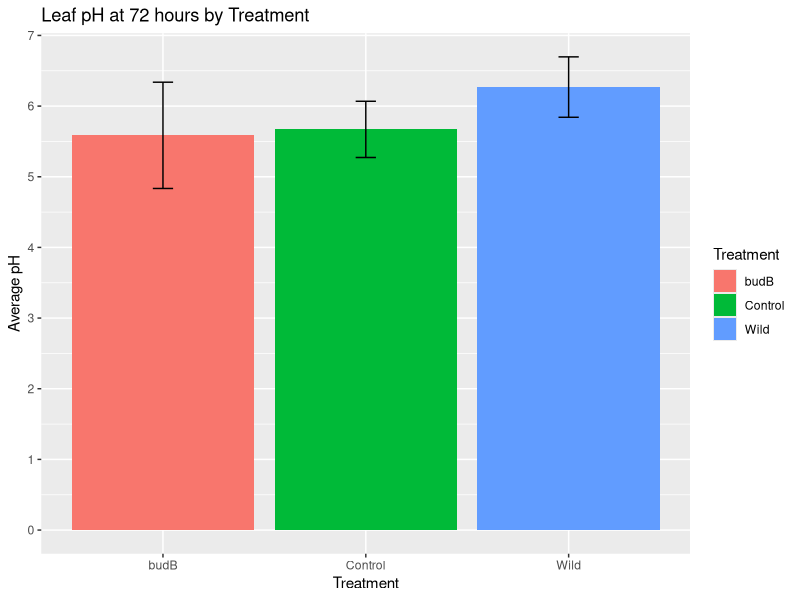
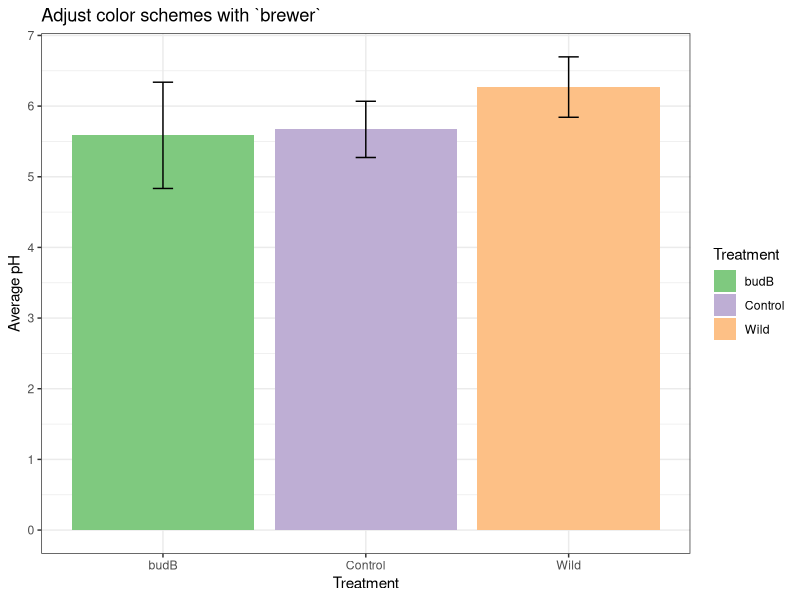
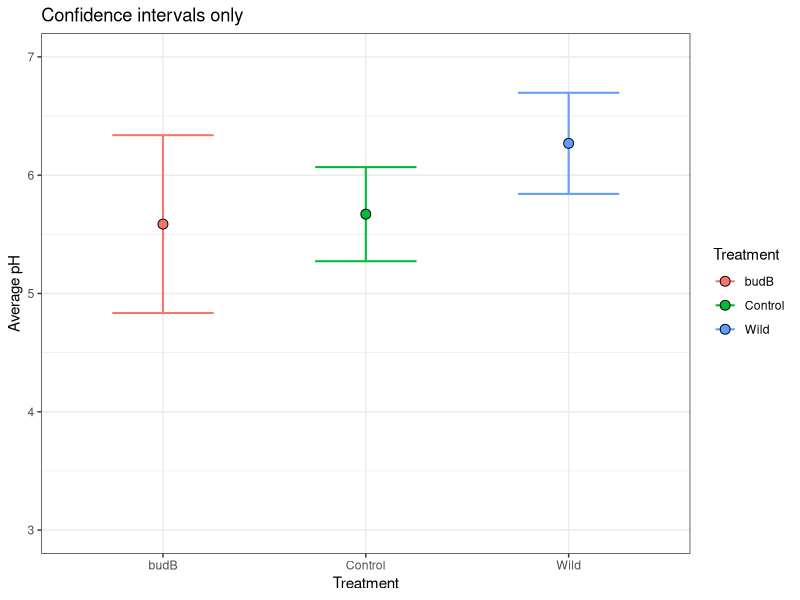
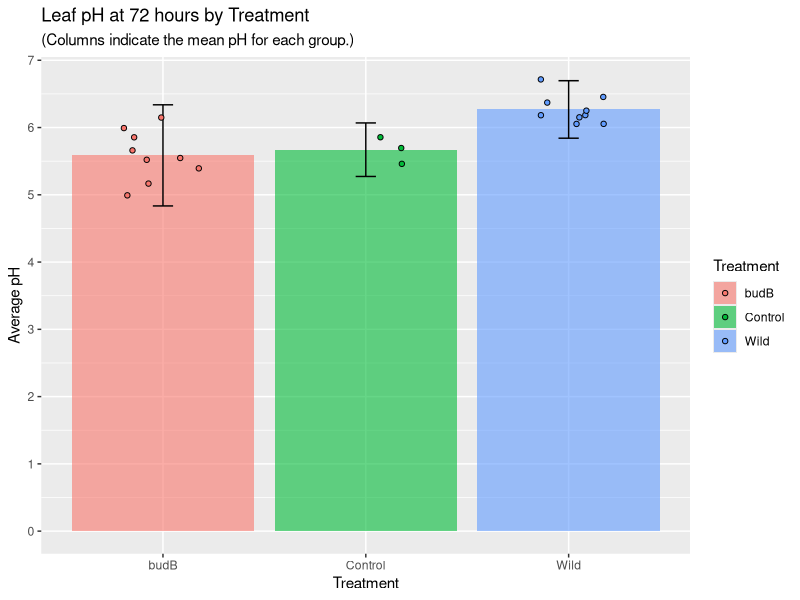
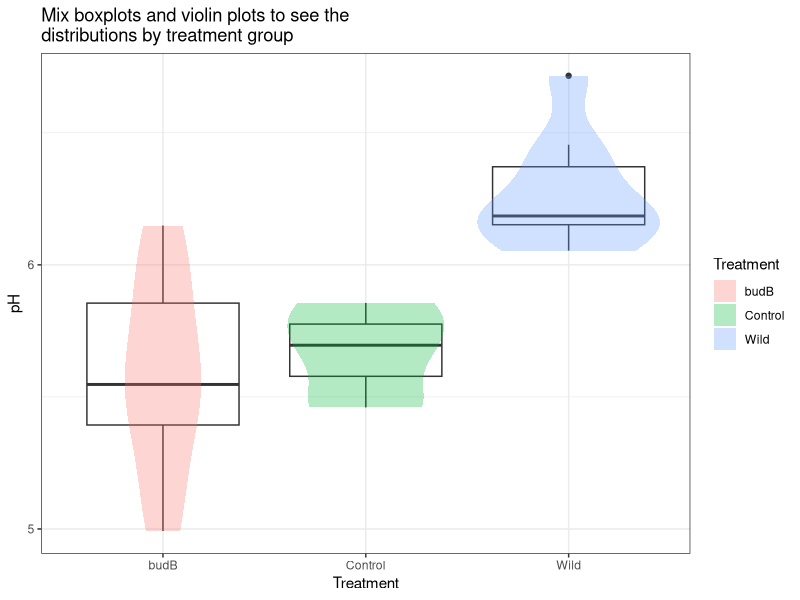
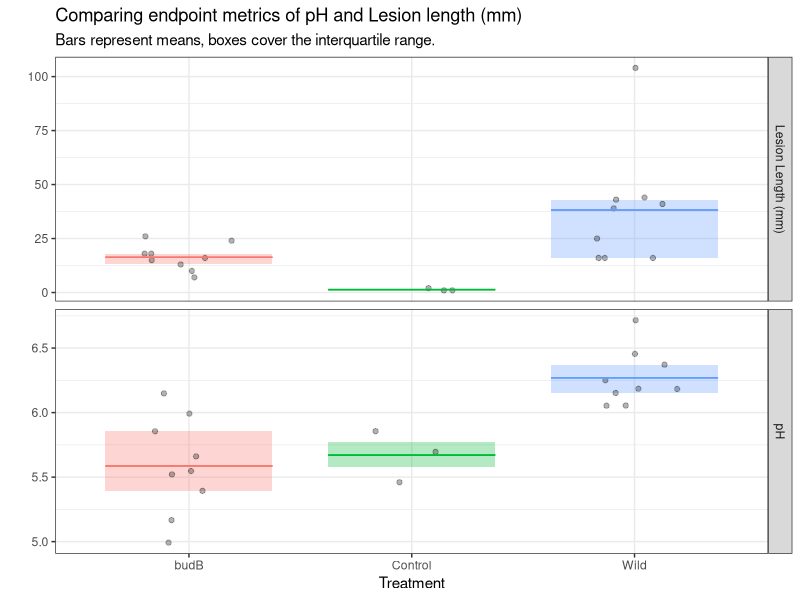

Recreate these plots in R, in order.
## ---- chunk 1
library(dplyr)
library(ggplot2)
library(tidyr)
library(patchwork)
experiment <- read.csv('data/experiment_data.csv', header = T)
## ---- chunk 2
experiment %>% 
    filter(Time=="72hr") -> experiment72
## ---- chunk 3
experiment %>% 
    filter(Time=="72hr") %>%
    group_by(Treatment) %>%
    summarize(average_pH = mean(pH),
            std.dev_pH = sd(pH)) %>%
     mutate(low = average_pH - 2*std.dev_pH,
           high = average_pH + 2*std.dev_pH) -> summary_experiment
## ---- chunk 4
ggplot(data = summary_experiment,     
       aes(x = Treatment, y = average_pH))+
    geom_col(aes(fill = Treatment))+
    geom_errorbar(aes(ymin = low, ymax = high), width = 0.1)+
    labs(y="Average pH", title = "Leaf pH at 72 hours by Treatment")+
    scale_y_continuous(breaks = seq(0,7,by = 1))
## ---- chunk 5
ggplot(data = summary_experiment,     
       aes(x = Treatment, y = average_pH))+
    geom_col(aes(fill = Treatment))+
    geom_errorbar(aes(ymin = low, ymax = high), width = 0.1)+
    labs(y="Average pH", title = "Leaf pH at 72 hours by Treatment")+
    scale_y_continuous(breaks = seq(0,7,by = 1)) +
    # New code to adjust colors!
    scale_fill_brewer(palette="Accent")+theme_bw()+labs(title="Adjust color schemes with `brewer`")
## ---- chunk 6
ggplot(data = summary_experiment,     
       aes(x = Treatment, y = average_pH))+
    geom_errorbar(aes(ymin = low, ymax = high,color=Treatment), width = 0.5,linewidth=.7)+
    geom_point(aes(fill = Treatment),pch = 21,size=3)+
    labs(y="Average pH", title = "Confidence intervals only")+
    scale_y_continuous(limits=c(3,7),breaks = seq(3,7,by = 1))+theme_bw()

## ---- chunk 7
ggplot(data = summary_experiment,     
       aes(x = Treatment, y = average_pH))+
    # We added alpha=0.6 outside of the aesthetics to make 
    # the bars less visible and help highlight the data points 
    geom_col(aes(fill = Treatment),alpha = 0.6)+
    geom_errorbar(aes(ymin = low, ymax = high), width = 0.1)+
    labs(y="Average pH", title = "Leaf pH at 72 hours by Treatment",
         # We also add a subtitle to make the meaning of the 
         # columns clear
         subtitle = "(Columns indicate the mean pH for each group.)")+
    scale_y_continuous(breaks = seq(0,7,by = 1)) + 
    # New code to add the data points over the other plot
    geom_point(data = experiment72,
                    aes(x=Treatment,y=pH,fill=Treatment),
                    position=position_jitter(width=.2),
                    pch = 21)
## ---- chunk 8
ggplot(data = experiment72,     
       aes(x = Treatment, y = pH))+
    geom_boxplot()+
    geom_violin(aes(fill = Treatment),alpha = .3,color=NA)+
    labs(y="pH", title = "Mix boxplots and violin plots to see the\ndistributions by treatment group")+
    scale_y_continuous(breaks = seq(0,7,by = 1))+theme_bw()
## ---- chunk 9
measurement_type.labs<-c("Lesion Length (mm)","pH")
names(measurement_type.labs)<-c("Lesion.mm","pH")
experiment %>%
    filter(Time=="72hr") %>%
    pivot_longer(
        cols=c("Lesion.mm","pH"),
        names_to="measurement_type",
        values_to="measurements"
    ) %>% 
    ggplot(data = .,
           aes(x = Treatment,
               y=measurements))+
    geom_boxplot(aes(fill=Treatment),alpha=.3,colour=NA)+
    geom_point(alpha=.3, position=position_jitter(width=.2))+
    stat_summary(fun = mean, geom = "errorbar", 
                 aes(ymax = after_stat(y), 
                     ymin = after_stat(y),
                     color=Treatment),
                 width = .75)+
    facet_grid(rows=vars(measurement_type),
               scales="free_y",
               labeller = labeller(measurement_type=measurement_type.labs))+
    labs(y="",title="Comparing endpoint metrics of pH and Lesion length (mm)",
         subtitle="Bars represent means, boxes cover the interquartile range.")+
    theme_bw()+theme(legend.position = "none")
